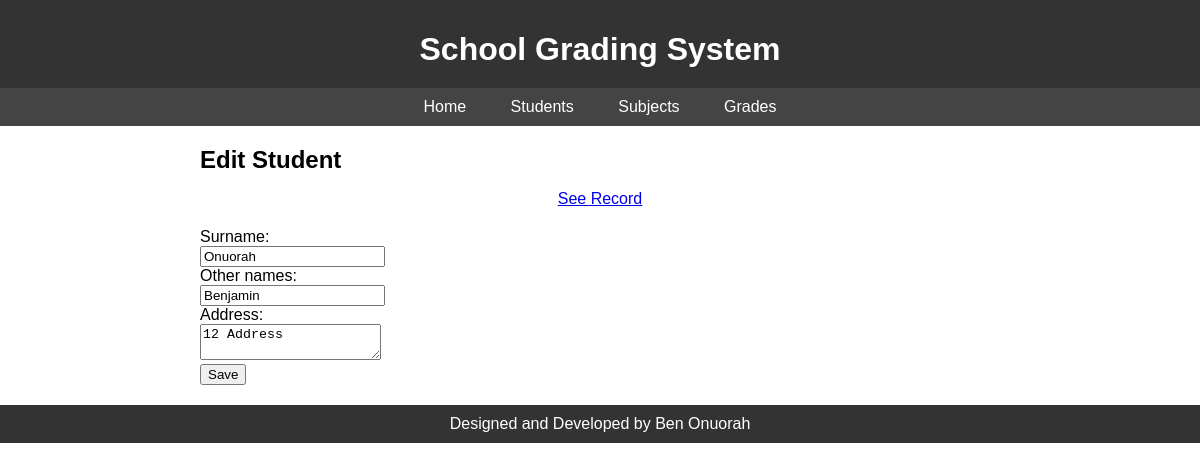
Page /student?task=edit&value=1 on the committed database.
### tables this page shows
CREATE TABLE student (id INTEGER PRIMARY KEY, surname_name TEXT, other_name TEXT, address_address TEXT);

### student_blueprint.py (the view)
@student_bp.route('/student', methods =['GET'])
def student():
  args = request.args
  msg=''
  if 'task' in args: #check if in edit mode
    sel_id = args.get('value')
    cursor = conn.cursor()
    cursor.execute('SELECT * FROM student WHERE id = "'+sel_id+'"')
    data_preview = cursor.fetchone()
    msg="Edit"
    return render_template('student.html', preview=data_preview)
  else: # else load add mode
	  return render_template('student.html')

### templates/student.html (shortened to what this page needs)
<!DOCTYPE html>
{% extends 'layout.html' %}
{% block subheading %}
  {% if request.args.get('task') == 'edit' %}
    Edit Student
  {% else %}
    Add Student
  {% endif %}
{% endblock subheading %}
{% block content %}
<p align='center'>
  <a href="{{ url_for('student_blueprint.seestudents') }}">See Record</a>
</p>
    <form method="POST" action ="{{ url_for('student_blueprint.addstudent') }}">
      Surname: <br/>
      {% if preview is defined %}
          <input type="text" name="surname" value="{{ preview[1] }}" />
      {% else %}
          <input type="text" name="surname" />
      {% endif %}
      <br/>
      Other names: <br/>
      {% if preview is defined %}
          <input type="text" name="othernames" value="{{ preview[2] }}" />
      {% else %}
          <input type="text" name="othernames" />
      {% endif %}
      <br/>
      Address: <br/>
      <textarea name="address">{% if preview is defined %}{{ preview[3] }}{% endif %}</textarea>
      <br/>
      <input type="submit" name="save" value="Save"/>
  </form>
{% endblock content %}

### static/style.css (style rules this page uses)
body { font-family: Arial, sans-serif; margin: 0; padding: 0; }
p { margin-bottom: 20px; }

### rows in the picture
student: surname "Onuorah", othernames "Benjamin", address "12 Address"
